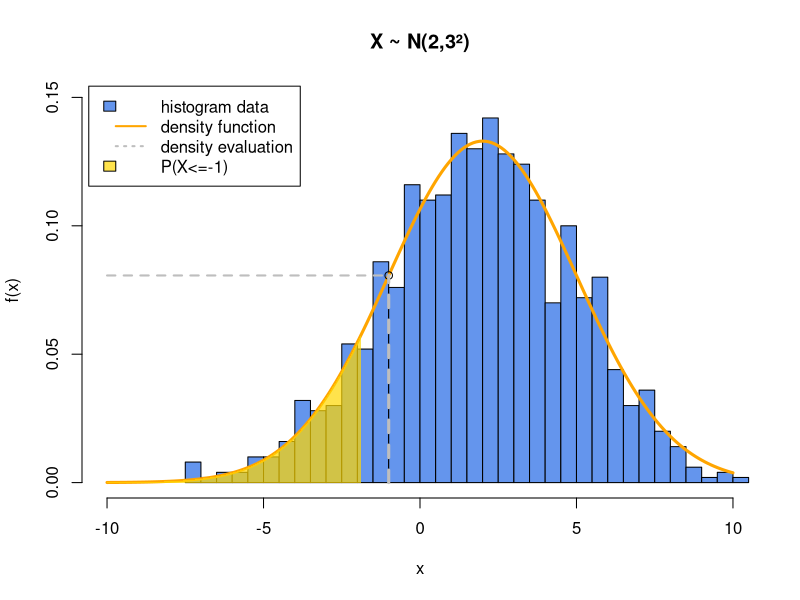
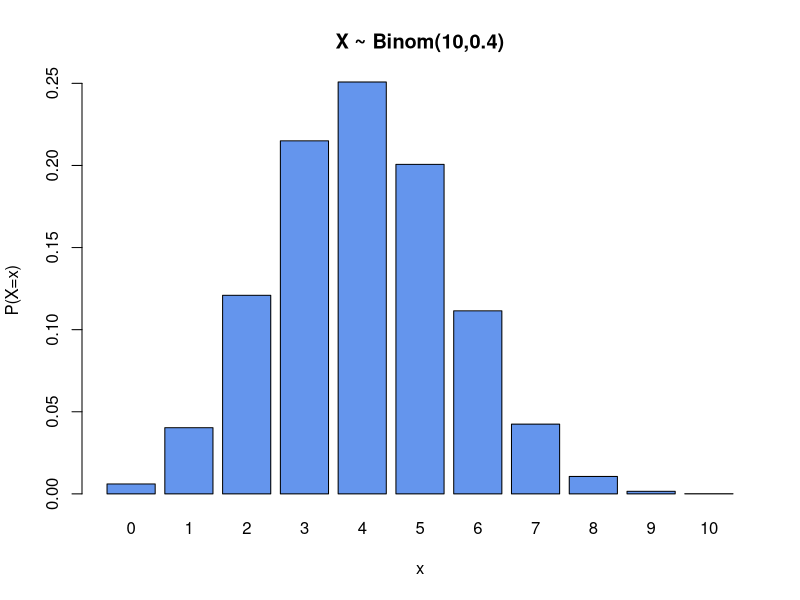
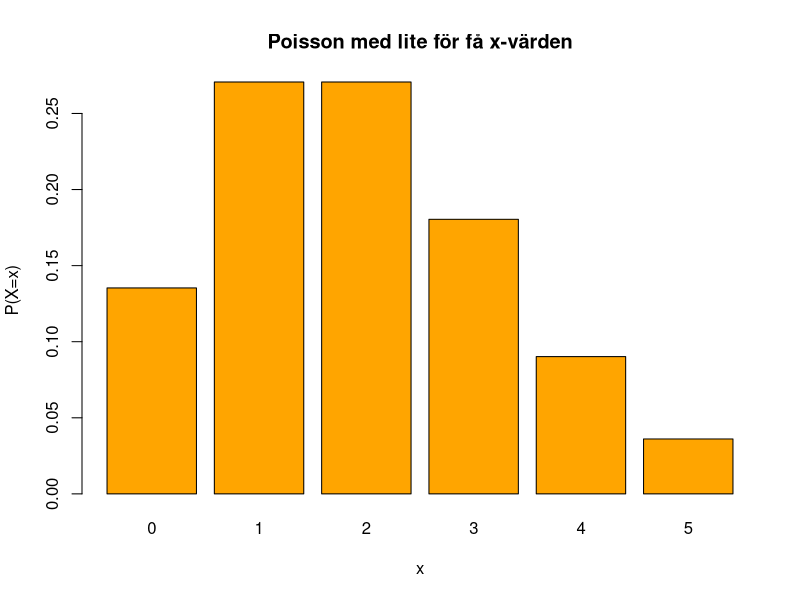
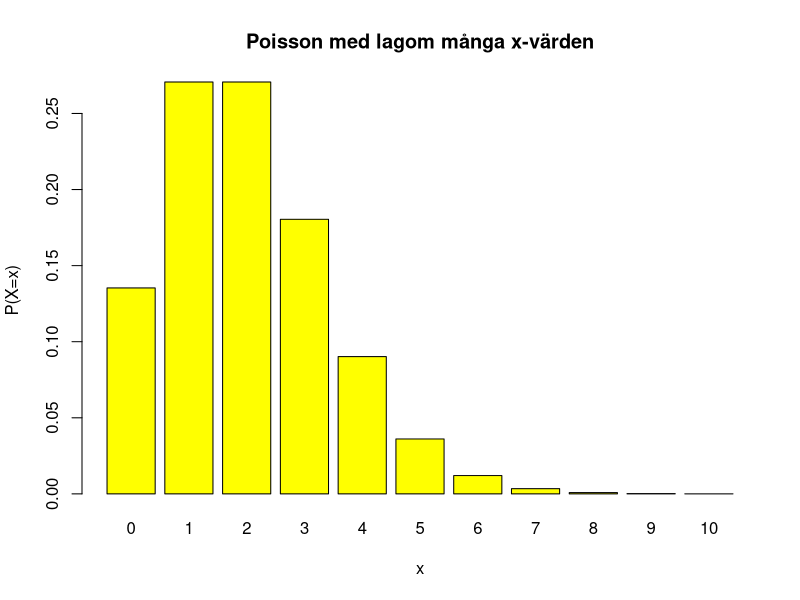
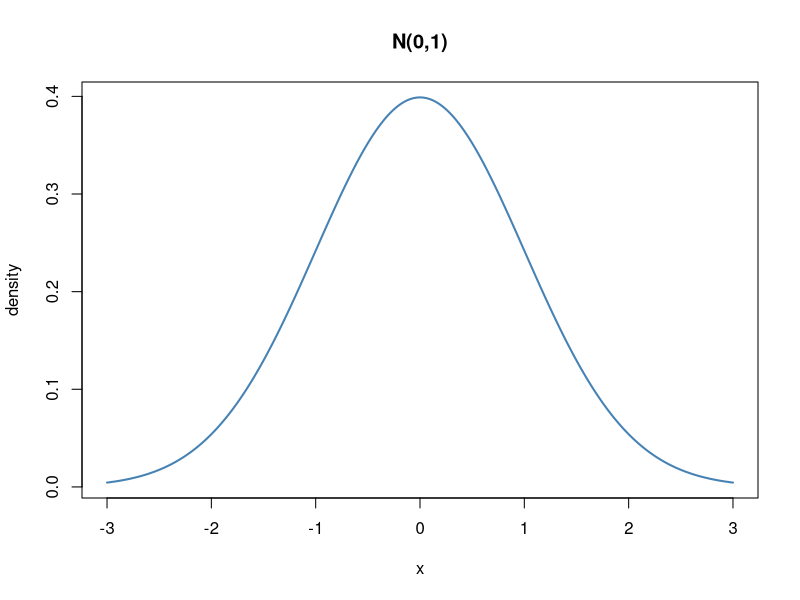

Write the R code that produced these figures, in order.
## ---- chunk 1
    #| code-fold: true
    #| code-summary: "Visa mig koden!"
    m = 2       # mean for the normal distribution
    s = 3       # standard deviation for the normal distribution
    x = -1      # point where the density is evaluated
    x_grid = seq(-10, 10, by = 0.1) # a vector of x-values for which we evaluate the density f(x)
    x_sample = rnorm(n = 1000, mean = m, sd = s)
    dens_norm = dnorm(x_grid, mean = m, sd = s)  # density (x) for all values in vector xgrid
    quantile10 = qnorm(0.1, mean = m, sd = s)    # 10% percentile

    # Plotting - a lot of code because I want pretty colors and legends. Sorry.
    hist(x_sample, breaks = 50, freq = F, main = "X ~ N(2,3²)", ylim = c(0,0.15), 
         xlim = c(-10,10), xlab = "x", ylab = "f(x)", col = "cornflowerblue") # freq = F gives us proportions
    lines(x_grid, dens_norm, lwd = 3, col = "orange")
    density_at_x = dnorm(x, mean = m, sd = s)
    points(x, density_at_x)
    lines(x = c(x,x), c(0,density_at_x), col = "gray", lty = 2, lwd = 3)
    lines(x = c(-10,x), c(density_at_x,density_at_x), col = "gray", lty = 2, lwd = 2)
    x_lower = x_grid[x_grid < quantile10]
    polygon(x = c(x_lower, rev(x_lower)), border = NA,
            y = c(rep(0, length(x_lower)), rev(dnorm(x_lower, mean = m, sd = s))), 
            col = rgb(1,0.8431373,0, alpha = 0.7)
    )
    legend("topleft", inset=.01, 
           legend=c("histogram data", "density function", "density evaluation", "P(X<=-1)"),
           col=c("cornflowerblue", "orange", "gray"), 
           lty = c(NA, 1, 3, NA), 
           lwd = c(NA, 2, 2, NA), 
           fill = c("cornflowerblue", NA, NA, rgb(1,0.8431373,0, alpha = 0.7)), 
           border = c(1,0,0,1), cex=1
    )
## ---- chunk 2
#| echo: false
message(paste("dnorm to compute density at", x), ": f(x) = ", dnorm(x, mean = m, sd = s))
message(paste("pnorm to compute prob that X is lower than", x), ": P(X<=x) = ", pnorm(x, mean = m, sd = s))
message(paste("qnorm to compute 10% quantile of X as ", qnorm(p = 0.10, mean = m, sd = s)))
## ---- chunk 3
dnorm(x = c(-1,0,1), mean = 0, sd = 1)
## ---- chunk 4
dnorm(x = c(-1,0,1), mean = c(0, 0.5, 3), sd = 1)
## ---- chunk 5
n = 10
p = 0.4
xvalues = seq(0,n) # en vektor med alla möjliga utfall på X, dvs 0,1,2,...,n
probs = dbinom(x = xvalues, size = n, prob = p) # vektoriserat 
probs
## ---- chunk 6
names(probs) <- xvalues
barplot(probs, col = "cornflowerblue", ylab = "P(X=x)", xlab = "x", main = "X ~ Binom(10,0.4)")
## ---- chunk 7
xvalues = 0:5
probs = dpois(x = xvalues, lambda = 2)
names(probs) <- xvalues
barplot(probs, col = "orange", xlab  = "x", ylab = "P(X=x)", main = "Poisson med lite för få x-värden")
## ---- chunk 8
xvalues = 0:10
probs = dpois(x = xvalues, lambda = 2)
names(probs) <- xvalues
barplot(probs, col = "yellow", xlab  = "x", ylab = "P(X=x)", main = "Poisson med lagom många x-värden")
## ---- chunk 9
xvalues = seq(-3, 3, by = 0.01) # by=0.01 talar om att vi vill ha avstånd 0.01 mellan värdena.
density_values = dnorm(xvalues, mean = 0, sd = 1)
plot(xvalues, density_values, type = "l", xlab = "x", ylab = "density", main = "N(0,1)",
     col = "steelblue", lwd = 2) # lwd är line width, dvs tjocklek på linje.
## ---- chunk 10
# Write your code here
## ---- chunk 11
# Write your code here
## ---- chunk 12
# Write your code here
## ---- chunk 13
# Write your code here
## ---- chunk 14
# Write your code here
## ---- chunk 15
# Write your code here
## ---- chunk 16
# Write your code here
## ---- chunk 17
# Write your code here
## ---- chunk 18
# Write your code here
## ---- chunk 19
visits_per_hour = c(0, 1,  6,  0,  1,  0,  1,  0,  3,  0,  0,  0,  0,  2,  2, 
                    0,  1,  9,  1,  1,  0,  1,  0,  0)
## ---- chunk 20
# Write your code here
## ---- chunk 21
# Write your code here
## ---- chunk 22
# Write your code here
